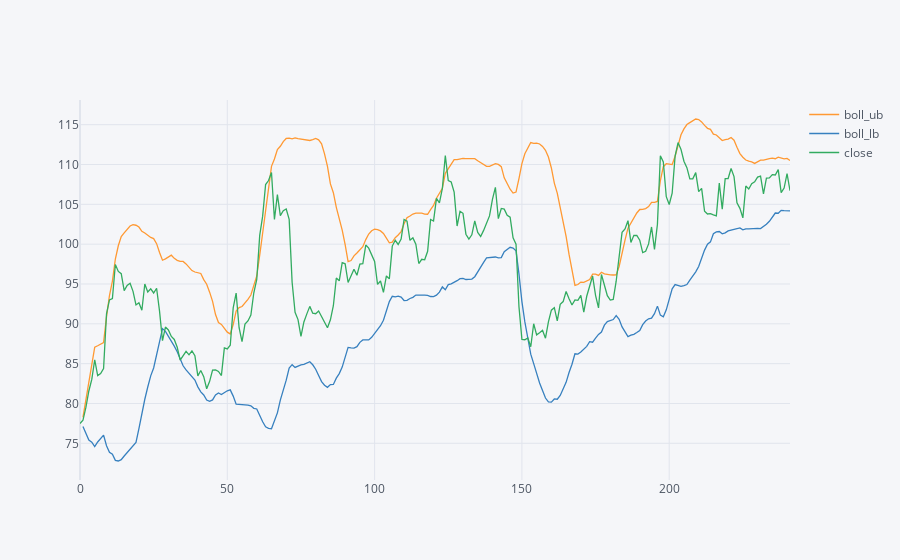

Write notebook code for a chart like this one.
### Code cell
# sdf[['kdjj','kdjd']].plot(subplots=False,figsize=(20,2), grid=True)
sdf[['boll_ub','boll_lb','close']].iplot(kind='line', subplots=False)

### Figure 1 — Plotly figure (JSON) as saved in the notebook; plotly's stock layout.template omitted (floating-point values rounded to 4 significant figures; data arrays with more than 128 entries replaced by an {"elided": "..."} marker saying what was removed)
{"data": [{"line": {"color": "rgba(255, 153, 51, 1.0)", "dash": "solid", "shape": "linear", "width": 1.3}, "mode": "lines", "name": "boll_ub", "text": "", "type": "scatter", "x": {"elided": "242 int values"}, "y": {"elided": "242 mixed values"}}, {"line": {"color": "rgba(55, 128, 191, 1.0)", "dash": "solid", "shape": "linear", "width": 1.3}, "mode": "lines", "name": "boll_lb", "text": "", "type": "scatter", "x": {"elided": "242 int values"}, "y": {"elided": "242 mixed values"}}, {"line": {"color": "rgba(50, 171, 96, 1.0)", "dash": "solid", "shape": "linear", "width": 1.3}, "mode": "lines", "name": "close", "text": "", "type": "scatter", "x": {"elided": "242 int values"}, "y": {"elided": "242 float values"}}], "layout": {"legend": {"bgcolor": "#F5F6F9", "font": {"color": "#4D5663"}}, "paper_bgcolor": "#F5F6F9", "plot_bgcolor": "#F5F6F9", "title": {"font": {"color": "#4D5663"}}, "xaxis": {"gridcolor": "#E1E5ED", "showgrid": true, "tickfont": {"color": "#4D5663"}, "title": {"font": {"color": "#4D5663"}, "text": ""}, "zerolinecolor": "#E1E5ED"}, "yaxis": {"gridcolor": "#E1E5ED", "showgrid": true, "tickfont": {"color": "#4D5663"}, "title": {"font": {"color": "#4D5663"}, "text": ""}, "zerolinecolor": "#E1E5ED"}}}
